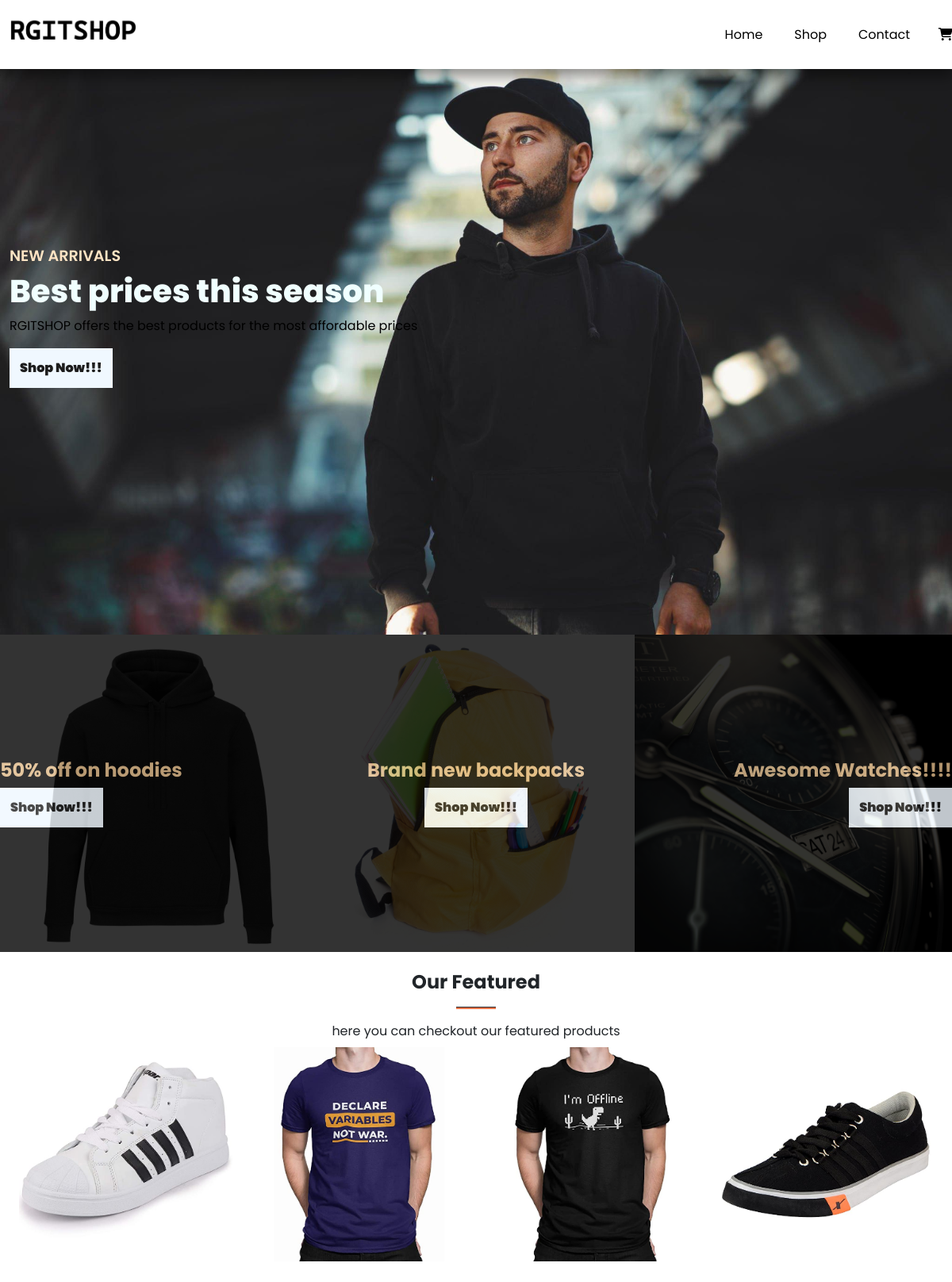
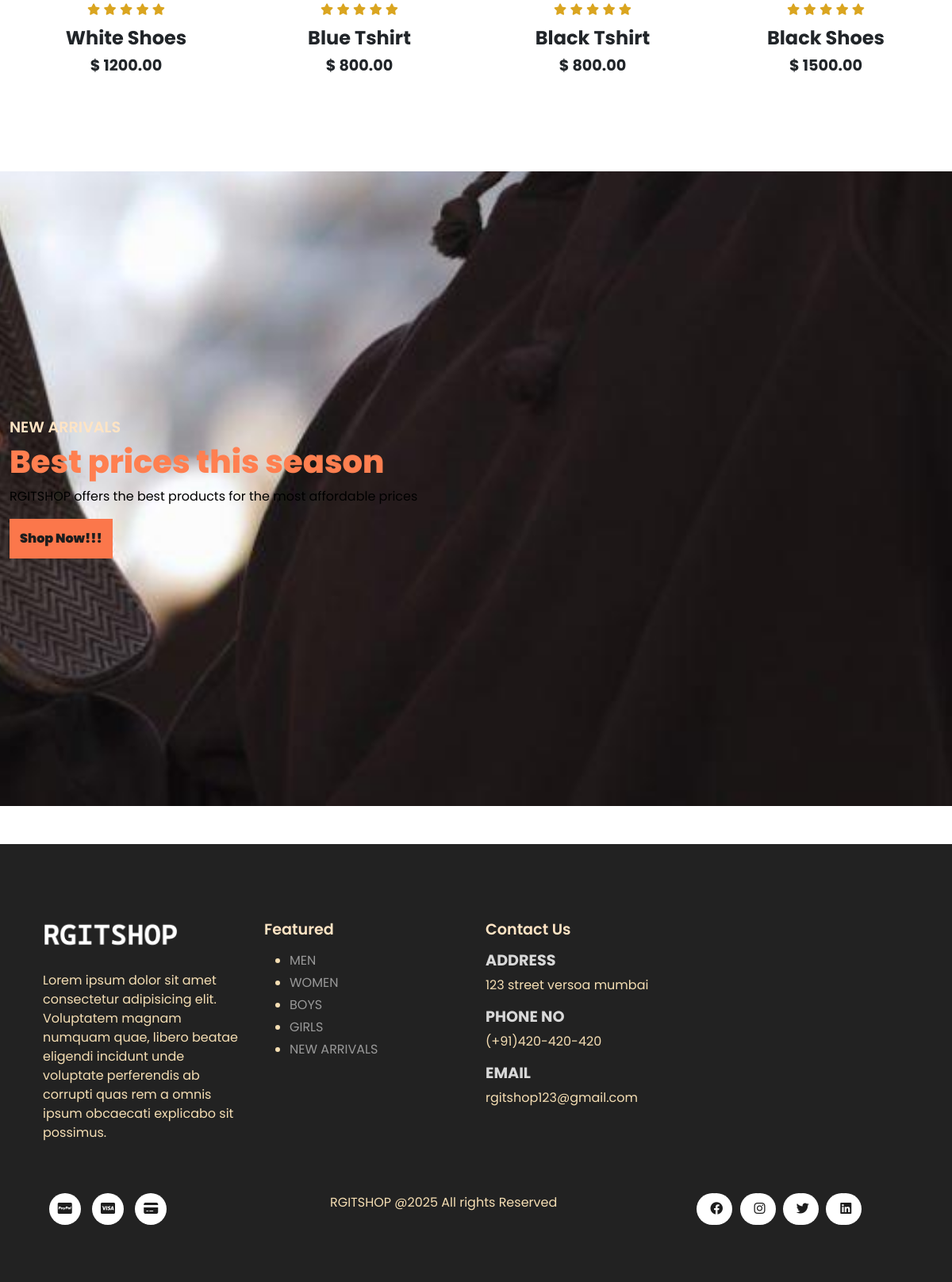
The page / on the database its author committed (2 pictures, top to bottom).
### tables this page shows
CREATE TABLE `products` (
  `product_id` int(11) NOT NULL,
  `product_name` varchar(100) NOT NULL,
  `product_category` varchar(100) NOT NULL,
  `product_description` varchar(255) NOT NULL,
  `product_image` varchar(255) NOT NULL,
  `product_image2` varchar(255) NOT NULL,
  `product_image3` varchar(255) NOT NULL,
  `product_image4` varchar(255) NOT NULL,
  `product_price` decimal(6,2) NOT NULL,
  `product_special_offer` int(2) NOT NULL,
  `product_color` varchar(100) NOT NULL
);

### server/get_featured_products.php (called while the page is built)
<?php
include('connection.php');
$stmt = $conn->prepare("SELECT * FROM products LIMIT 4");
$stmt->execute();
$featured_products = $stmt->get_result();
?>

### index.php (the view, shortened to what this page needs)
<!DOCTYPE html>
<html lang="en">
<head>
  <link href="https://cdn.jsdelivr.net/npm/bootstrap@5.2.1/dist/css/bootstrap.min.css" rel="stylesheet" />
  <link rel="stylesheet" href="https://cdnjs.cloudflare.com/ajax/libs/font-awesome/6.2.0/css/all.css" />
  <link rel="stylesheet" href="./assets/css/style.css" />
</head>
<body>
  <nav class="navbar navbar-expand-lg navbar-light bg-white fixed-top">
    <div class="container-fluid">
      <a class="navbar-brand" href="index.php"><img src="./assets/imgs/logo-black.png" /></a>
      <div class="collapse navbar-collapse nav-buttons" id="navbarSupportedContent">
        <ul class="navbar-nav me-auto mb-2 mb-lg-0">
          <li class="nav-item">
            <a class="nav-link" href="index.php">Home</a>
          </li>
          <li class="nav-item">
            <a class="nav-link" href="shop.php">Shop</a>
          </li>
          <li class="nav-item">
            <a class="nav-link" href="contact.php">Contact</a>
          </li>
          <li class="nav-item">
            <a href="./cart.php"><i class="fas fa-shopping-cart"></i></a>
          </li>
        </ul>
      </div>
    </div>
  </nav>
  <section id="home">
    <div class="container-fluid">
      <h5>NEW ARRIVALS</h5>
      <h1>Best prices this season</h1>
      <p>RGITSHOP offers the best products for the most affordable prices</p>
      <a href="shop.php"><button>Shop Now!!!</button></a>
    </div>
  </section>
  <section id="new" class="w-100">
    <div class="row p-0 m-0">
      <div class="one col-lg-4 col-md-12 col-sm-12 p-0">
        <div class="details">
          <h2>50% off on hoodies</h2>
          <a href="shop.php"><button>Shop Now!!!</button></a>
        </div>
      </div>
      <div class="one col-lg-4 col-md-12 col-sm-12 p-0">
        <div class="details">
          <h2>Brand new backpacks</h2>
          <a href="shop.php"><button>Shop Now!!!</button></a>
        </div>
      </div>
      <div class="one col-lg-4 col-md-12 col-sm-12 p-0">
        <div class="details">
          <h2>Awesome Watches!!!!</h2>
          <a href="shop.php"><button>Shop Now!!!</button></a>
        </div>
      </div>
    </div>
  </section>
  <section id="featured" class="my-3 pb-3">
    <div class="container-fluid text-center mt-3 py-2">
      <h3>Our Featured</h3>
      <hr class="mx-auto" />
      <p1>here you can checkout our featured products</p1>
    </div>
    <div class="row mx-auto container-fluid">
      <?php include('server/get_featured_products.php'); ?>
      <?php while ($row = $featured_products->fetch_assoc()){?>
      <div class="product text-center col-lg-3 col-md-4 col-sm-12">
        <img class="img-fluid mb-3" src="./assets/imgs/<?php echo $row['product_image']; ?>" />
        <div class="stars">
          <i class="fas fa-star"></i>
          <i class="fas fa-star"></i>
          <i class="fas fa-star"></i>
          <i class="fas fa-star"></i>
          <i class="fas fa-star"></i>
        </div>
        <h3 class="p-name"><?php echo $row['product_name']; ?></h3>
        <h4 class="p-price">$ <?php echo $row['product_price']; ?></h4>
        <a href="<?php echo "single_product.php?product_id=".$row['product_id']?>"><button class="buy-btn">Buy Now</button></a>
      </div>
      <?php } ?>
    </div>
  </section>
  <section id="banner">
    <div class="container-fluid">
      <h5>NEW ARRIVALS</h5>
      <h1>Best prices this season</h1>
      <p>RGITSHOP offers the best products for the most affordable prices</p>
      <a href="shop.php"><button>Shop Now!!!</button></a>
    </div>
  </section>
  <footer class="mt-5 py-5">
    <div class="row container mx-auto pt-5">
      <div class="footer-one col-lg-3 col-md-6 col-sm-12">
        <img src="assets/imgs/logo-white.png" />
        <p class="pt-3">
          Lorem ipsum dolor sit amet consectetur adipisicing elit. Voluptatem
          magnam numquam quae, libero beatae eligendi incidunt unde voluptate
          perferendis ab corrupti quas rem a omnis ipsum obcaecati explicabo
          sit possimus.
        </p>
      </div>
      <div class="footer-one col-lg-3 col-md-6 col-sm-12">
        <h5 class="pb-2">Featured</h5>
        <ul class="text-uppercase">
          <li><a href="#">Men</a></li>
          <li><a href="#">Women</a></li>
          <li><a href="#">Boys</a></li>
          <li><a href="#">Girls</a></li>
          <li><a href="#">New arrivals</a></li>
        </ul>
      </div>
      <div class="footer-one col-lg-3 col-md-6 col-sm-12">
        <h5 class="pb-2">Contact Us</h5>
        <div>
          <h6 class="text-uppercase">Address</h6>
          <p>123 street versoa mumbai</p>
        </div>
        <div>
          <h6 class="text-uppercase">Phone No</h6>
          <p>(+91)420-420-420</p>
        </div>
        <div>
          <h6 class="text-uppercase">Email</h6>
          <p>rgitshop123@gmail.com</p>
        </div>
      </div>
    </div>
    <div class="copyright mt-5">
      <div class="row container-fluid mx-auto">
        <div class="col-lg-3 col-md-6 col-sm-12 mb-4 mx-auto">
          <i class="fa-brands fa-cc-paypal"></i>
          <i class="fa-brands fa-cc-visa"></i>
          <i class="fa-solid fa-credit-card"></i>
        </div>
        <div class="col-lg-4 col-md-6 col-sm-12 mb-4 text-nowrap mb-2 mx-auto">
          <p>RGITSHOP @2025 All rights Reserved</p>
        </div>
        <div class="col-lg-3 col-md-6 col-sm-12 mb-4 mx-auto">
          <a href="#"><i class="fab fa-facebook"></i></a>
          <a href="#"><i class="fab fa-instagram"></i></a>
          <a href="#"><i class="fab fa-twitter"></i></a>
          <a href="#"><i class="fa-brands fa-linkedin"></i></a>
        </div>
      </div>
    </div>
  </footer>
</body>
</html>

### assets/css/style.css (style rules this page uses)
* { margin: 0; padding: 0; box-sizing: border-box; }
.nav-buttons { margin-left: 60%; }
body { font-family: 'Poppins', sans-serif; }
h1 { font-size: 2.5rem; font-weight: 800; color: azure; }
h2 { font-size: 1.5rem; font-weight: 700; }
h3 { font-size: 1.5rem; font-weight: 700; }
h4 { font-size: 1.2rem; font-weight: 700; }
h5 { color: bisque; font-size: 1.2rem; font-weight: 600; }
h6 { font-size: 1.2rem; font-weight: 700; }
p { color: black; }
hr { width: 50px; height: 3px; opacity: 1; background-color: #fb774b; }
.navbar { font-size: 16px; padding-top: 1rem !important; padding-bottom: 1rem !important; top: 0; left: 0; box-shadow: 0 10px 15px rgba(0,0,0,0.4); }
.navbar-light .navbar-nav .nav-link { padding: 0 20px; color: black; transition: 0.5s ease; }
.navbar i { font-size: 2ream; color: black; size: 16px; padding: 0 0.7px; transition: 0.5s ease; cursor: pointer; margin-left: 15px; }
.navbar img { width: 160px; }
#home { background-image: url(../imgs/back1.jpg); width: 100%; height: 100vh; background-size: cover; display: flex; background-position-y: 75px; flex-direction: column; justify-content: center; align-items: flex-start; }
button { font-size: 1rem; font-weight: 900; outline: none; border: none; background-color: aliceblue; color: #1d1d1d; padding: 13px 13px; }
#new .one { position: relative; }
#new .one .details { position: absolute; top: 0; left: 0; color: burlywood; font-weight: bold; transition: 0.5s ease; opacity: 0.8; background-color: rgb(1, 1, 1); width: 100%; height:100%; }
#new .one:nth-child(1) .details { display: flex; justify-content: center; flex-direction: column; align-items: flex-start; text-align: start; }
#new .one:nth-child(2) .details { display: flex; justify-content: center; flex-direction: column; align-items: center; text-align: start; }
#new .one:nth-child(3) .details { display: flex; justify-content: center; flex-direction: column; align-items: flex-end; text-align: start; }
.product { cursor: pointer; margin-bottom: 2rem; }
.product img { transition: 0.4 all; }
.stars { padding: 10px 0; }
.stars i { font-size: 0.9rem; color: goldenrod; }
#banner { background-image: url(../imgs/back2.jpg); width: 100%; height: 100vh; background-size: cover; background-position-x: center; background-position-y: 75px; background-repeat: no-repeat; background-attachment: fixed; display: flex; flex-direction: column; justify-content: center; align-items: flex-start; }
#banner h1 { color: coral; }
#banner button { background-color: #fb774b; }
footer { background-color: #222222; }
footer h6 { color: #d8d8d8; font-weight: 700; font-size: 1.2rem; }
footer p { color: wheat; }
footer li { padding-bottom: 4px; }
footer li a { font-size: 1rem; color: #999; text-decoration: none; }
footer .copyright a { color: #1d1d1d; height: 40px; width: 40px; background-color: #ffff; display: inline-block; text-align: center; line-height: 38px; border-radius: 70%; transition: 0.4 ease; margin: 0 5px; }
footer .copyright i { color: #1d1d1d; height: 40px; width: 40px; background-color: #ffff; display: inline-block; text-align: center; line-height: 38px; border-radius: 70%; transition: 0.4 ease; margin: 0 5px; }
footer .footer-one { color: wheat; }
footer img { width: 170px;; }

### rows shown on the page
products: product_image (picture), product_name "White Shoes", product_price "1200.00"
products: product_image (picture), product_name "Blue Tshirt", product_price "800.00"
products: product_image (picture), product_name "Black Tshirt", product_price "800.00"
products: product_image (picture), product_name "Black Shoes", product_price "1500.00"
